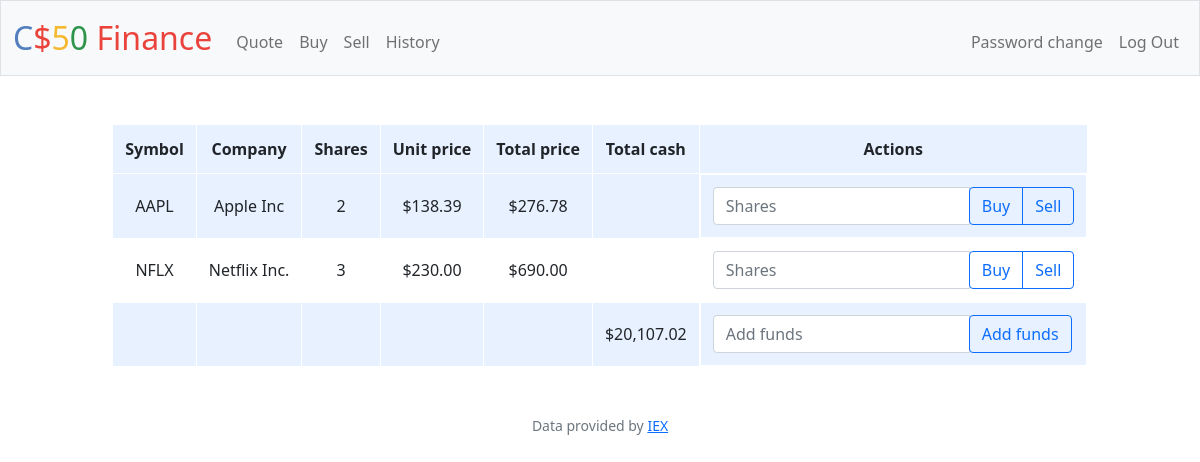
/ (signed in), run on the app's committed database.
### tables this page shows
CREATE TABLE 'transactions' ('id' INTEGER PRIMARY KEY AUTOINCREMENT NOT NULL, 'user_id' INTEGER, 'symbol' TEXT, 'shares' INTEGER, 'price' REAL,'grand_total' REAL, 'date' DATETIME, 'company' TEXT);

CREATE TABLE users (id INTEGER PRIMARY KEY AUTOINCREMENT NOT NULL, username TEXT NOT NULL, hash TEXT NOT NULL, cash NUMERIC NOT NULL DEFAULT 10000.00);

### app.py (the view, shortened to what this page needs)
@app.route("/", methods=["GET", "POST"])
@login_required
def index():
    user_id = session["user_id"]
    if request.method == "GET":
        user_stock_db = db.execute(
            "SELECT symbol, company, SUM(shares) AS shares, price, grand_total FROM transactions where user_id = ? and shares != 0 GROUP BY symbol", user_id)
        cash_db = db.execute("SELECT cash FROM users WHERE id = ?", user_id)
        cash = cash_db[0]["cash"]
        return render_template("index.html", index_data=user_stock_db, cash=cash)

### app.py (called while the page is built)
@app.after_request
def after_request(response):
    response.headers["Cache-Control"] = "no-cache, no-store, must-revalidate"
    response.headers["Expires"] = 0
    response.headers["Pragma"] = "no-cache"
    return response

### helpers.py (called while the page is built)
def login_required(f):
    @wraps(f)
    def decorated_function(*args, **kwargs):
        if session.get("user_id") is None:
            return redirect("/login")
        return f(*args, **kwargs)
    return decorated_function

def usd(value):
    return f"${value:,.2f}"

### templates/index.html (shortened to what this page needs)
{% extends "layout.html" %}
{% block main %}
    <table>
        <thead>
            <tr>
                <th>Symbol</th>
                <th>Company</th>
                <th>Shares</th>
                <th>Unit price</th>
                <th>Total price</th>
                <th>Total cash</th>
                <th>Actions</th>
            </tr>
        </thead>
        <tbody>
            {% for row in index_data %}
            {% if row["shares"] != 0 %}
            <tr>
                <td>{{ row["symbol"] }}</td>
                <td>{{ row["company"] }}</td>
                <td>{{ row["shares"] }}</td>
                <td>{{ row["price"] | usd }}</td>
                <td>{{ (row["shares"] * row["price"]) | usd }}</td>
                <td>
                    <td class="action_td">
                        <form action="/" method="post">
                            <div class="input-group">
                                <input type="number" class="form-control" placeholder="Shares" aria-label="Shares" aria-describedby="basic-addon2" name="modify_shares">
                                <div class="btn-group">
                                <button class="btn btn-outline-primary" type="submit" name="action" value="buy">Buy</button>
                                <button class="btn btn-outline-primary" type="submit" name="action" value="sell">Sell</button>
                                </div>
                            </div>
                        </form>
                    </td>
                </td>
            </tr>
            {% endif %}
            {% endfor %}
        </tbody>
        <tfoot>
            <tr>
                <td></td>
                <td></td>
                <td></td>
                <td></td>
                <td></td>
                <td>{{ cash | usd}}</td>
                <td class="action_td">
                    <form action="/" method="post">
                        <div class="input-group">
                            <input type="number" class="form-control" placeholder="Add funds" aria-label="Add funds" aria-describedby="basic-addon2" name="add_funds" step=".01">
                            <div class="input-group-append">
                            <button class="btn btn-outline-primary" type="submit" name="action" value="funds">Add funds</button>
                            </div>
                        </div>
                    </form>
                </td>
            </tr>
        </tfoot>
    </table>
{% endblock %}

### static/styles.css (style rules this page uses)
table { margin-left: auto; margin-right:auto; }
table th, table td { padding: 0.75rem; vertical-align: middle; border: 1px solid white; border-collapse: collapse; }
tr:nth-of-type(odd) { background-color: rgb(179, 208, 255, 0.3) }
.action_td { display: flex; }

### data on the page
transactions: symbol "AAPL", company "Apple Inc", shares "2", price "$138.39", (row['shares']*row['price'])|usd "$276.78"
transactions: symbol "NFLX", company "Netflix Inc.", shares "3", price "$230.00", (row['shares']*row['price'])|usd "$690.00"
users: cash "$20,107.02"
